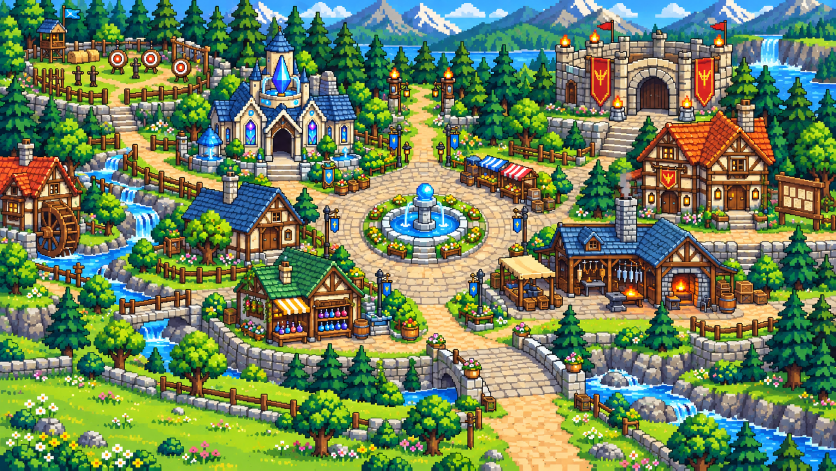
#> input picture 画像/home_town_v2.png, 1672 x 941 px (shown at 1/2 size)
$ python build-startup-art.py
#> lines starting #> are read from the running program, lines starting #| are printed output that depends on the picture
"""Create lightweight startup-only copies; original game artwork is preserved."""
from pathlib import Path
from PIL import Image
root=Path(__file__).resolve().parents[1]
items=[
 ('画像/home_town_v2.png','home.webp',1600),
 ('画像/title_sky_v2.png','title-sky.webp',1600),
 ('画像/title_foreground_v2.png','title-foreground.webp',1600),
 ('画像/title_logo_transparent.png','title-logo.webp',1400),
 ('assets/characters/bg_skin_forest.png','forest.webp',1400),
 ('assets/characters/hero_female_1_hd.png','adventurer.webp',800),
 ('assets/characters/hero_male_2_hd.png','knight.webp',800),
 ('assets/characters/skin_forest_scout_f.png','scout.webp',800),
]
for source,target,size in items:
 image=Image.open(root/source).convert('RGBA');image.thumbnail((size,size),Image.Resampling.LANCZOS)
#> after `image.thumbnail((size, size), Image.Resampling.LANCZOS)`:
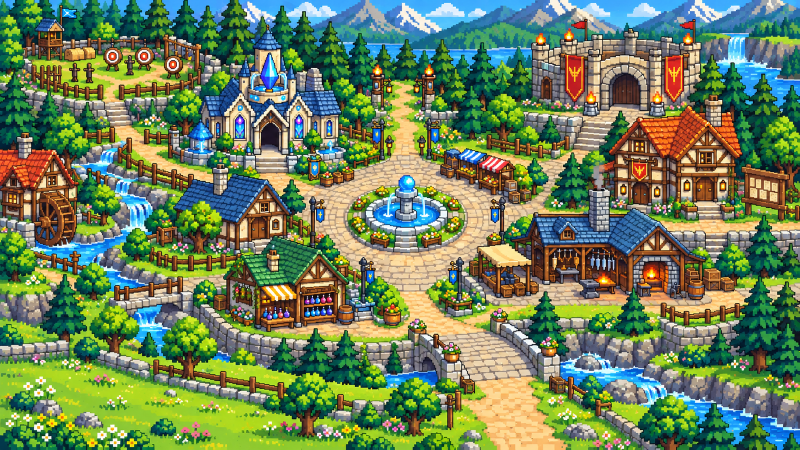
#> image: PIL image 1600x900 RGBA (shown at 1/2 size); mean R, G, B, A 110, 130.9, 92.2, 255
#> pass 3 of the loop `for source,target,size in items:`:
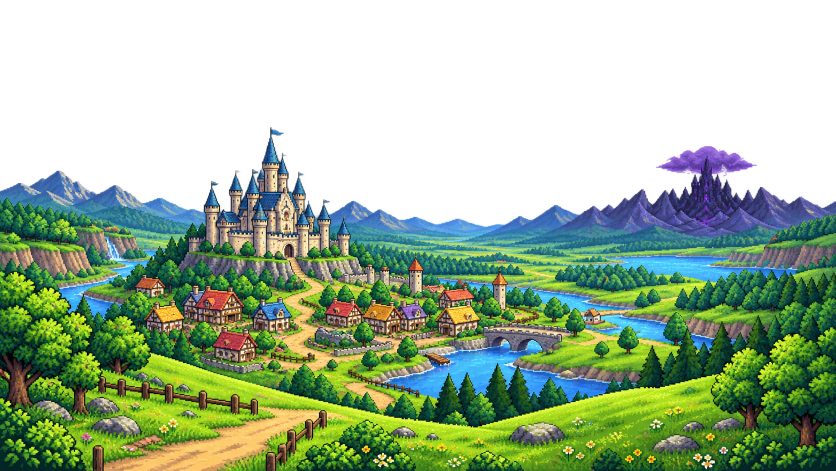
#> input picture 画像/title_foreground_v2.png, 1672 x 941 px (shown at 1/2 size)
#> image is the input picture: PIL image 1672x941 RGBA; mean R, G, B, A 54.6, 76.4, 48.5, 146.1
#> `image.thumbnail((size, size), Image.Resampling.LANCZOS)`:
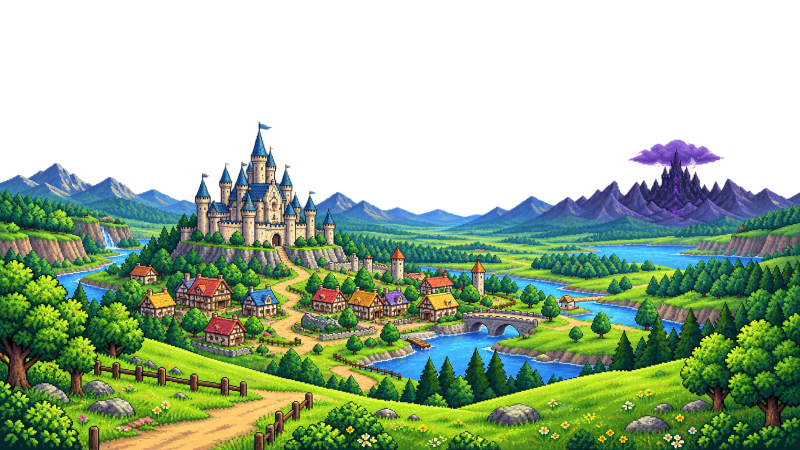
#> image: PIL image 1600x900 RGBA (shown at 1/2 size); mean R, G, B, A 54.4, 76.2, 48.2, 146.1; transparent parts drawn white
#> (the run stopped early here; a loop or call above may not have finished)
